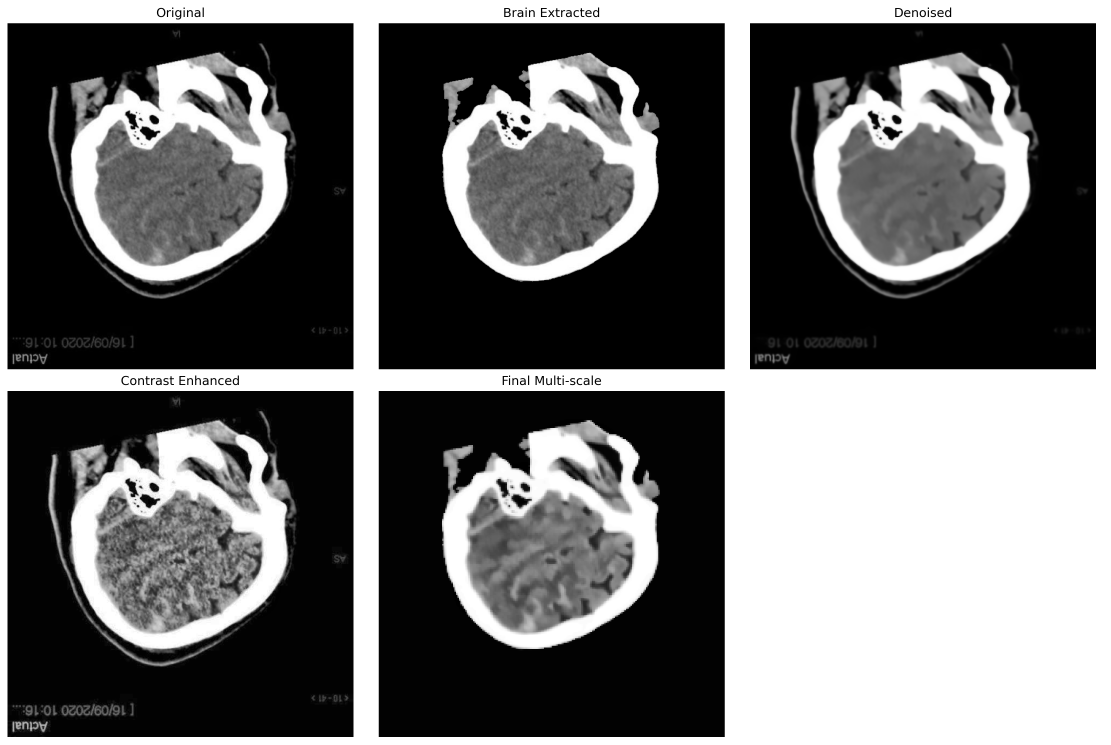
#> input picture preprocessing_steps_sample_1.png, 4441 x 2978 px (shown at 1/4 size)
$ python -i preprocesing_ct.py   (imports and definitions only)   (older library calls are emulated)
#> lines starting #> are read from the running program, lines starting #| are printed output that depends on the picture; after the words box and inside, x2 and y2 are one past the last pixel; in counts of white or black regions, pixels touching at a corner belong together
import os
import cv2
import random
import numpy as np
import matplotlib.pyplot as plt
from pathlib import Path
from tqdm import tqdm

class MedicalImagePreprocessor:
    """
    Comprehensive medical image preprocessing pipeline based on research papers
    """

    def __init__(self, target_size=(224, 224)):
        self.target_size = target_size
        self.quality_metrics = {}

    def load_image(self, image_path):
        """Load image with error handling"""
        if isinstance(image_path, str):
            image_path = Path(image_path)

        try:
            # Try multiple color modes
            image = cv2.imread(str(image_path), cv2.IMREAD_GRAYSCALE)
            if image is None:
                image = cv2.imread(str(image_path), cv2.IMREAD_COLOR)
                if image is not None:
                    image = cv2.cvtColor(image, cv2.COLOR_BGR2GRAY)

            if image is None:
                print(f"Warning: Could not load image {image_path}")
                return None

            return image
        except Exception as e:
            print(f"Error loading image {image_path}: {e}")
            return None

    def calculate_psnr(self, original, processed):
        """Calculate PSNR without skimage"""
        if original.shape != processed.shape:
            processed = cv2.resize(processed, (original.shape[1], original.shape[0]))

        mse = np.mean((original.astype(float) - processed.astype(float)) ** 2)
        if mse == 0:
            return float('inf')
        return 20 * np.log10(255.0 / np.sqrt(mse))

    def calculate_ssim(self, original, processed):
        """Simplified SSIM calculation without skimage"""
        if original.shape != processed.shape:
            processed = cv2.resize(processed, (original.shape[1], original.shape[0]))

        # Convert to float
        original = original.astype(float)
        processed = processed.astype(float)

        # Constants for stability
        C1 = (0.01 * 255) ** 2
        C2 = (0.03 * 255) ** 2

        # Calculate means
        mu_x = np.mean(original)
        mu_y = np.mean(processed)

        # Calculate variances and covariance
        sigma_x = np.var(original)
        sigma_y = np.var(processed)
        sigma_xy = np.cov(original.flatten(), processed.flatten())[0, 1]

        # Calculate SSIM
        numerator = (2 * mu_x * mu_y + C1) * (2 * sigma_xy + C2)
        denominator = (mu_x ** 2 + mu_y ** 2 + C1) * (sigma_x + sigma_y + C2)

        return numerator / denominator

    def medical_denoise(self, image):
        """
        Medical-grade denoising based on research papers
        """
        if image.dtype != np.uint8:
            image = image.astype(np.uint8)

        # Method 1: Non-local means denoising (from denoising paper)
        denoised = cv2.fastNlMeansDenoising(
            image,
            h=12,  # Filter strength
            templateWindowSize=7,
            searchWindowSize=21
        )

        # Method 2: Median filtering for salt-and-pepper noise
        denoised = cv2.medianBlur(denoised, 3)

        # Method 3: Bilateral filtering for edge preservation
        denoised = cv2.bilateralFilter(denoised, 5, 75, 75)

        return denoised

    def advanced_contrast_enhancement(self, image):
        """
        Multi-stage contrast enhancement from hybrid learning paper
        """
        if image.dtype != np.uint8:
            image = image.astype(np.uint8)

        # CLAHE (Contrast Limited Adaptive Histogram Equalization)
        clahe = cv2.createCLAHE(clipLimit=3.0, tileGridSize=(8, 8))
        enhanced = clahe.apply(image)

        # Adaptive gamma correction
        mean_intensity = np.mean(enhanced)
        gamma = 1.0 - (mean_intensity - 127) / 255 * 0.4  # Adaptive gamma
        gamma = max(0.5, min(1.5, gamma))  # Clamp gamma values

        # Build lookup table for gamma correction
        inv_gamma = 1.0 / gamma
        table = np.array([((i / 255.0) ** inv_gamma) * 255
                         for i in np.arange(0, 256)]).astype("uint8")
        enhanced = cv2.LUT(enhanced, table)

        return enhanced

    def extract_brain_region(self, image):
        """
        Simple brain region extraction using thresholding and morphology
        """
        # Otsu's thresholding
        _, thresh = cv2.threshold(image, 0, 255, cv2.THRESH_BINARY + cv2.THRESH_OTSU)

        # Morphological operations to clean up
        kernel = cv2.getStructuringElement(cv2.MORPH_ELLIPSE, (5, 5))
        thresh = cv2.morphologyEx(thresh, cv2.MORPH_CLOSE, kernel)
        thresh = cv2.morphologyEx(thresh, cv2.MORPH_OPEN, kernel)

        # Find largest contour (assumed to be brain)
        contours, _ = cv2.findContours(thresh, cv2.RETR_EXTERNAL, cv2.CHAIN_APPROX_SIMPLE)
        if contours:
            largest_contour = max(contours, key=cv2.contourArea)
            mask = np.zeros_like(image)
            cv2.drawContours(mask, [largest_contour], -1, 255, -1)

            # Apply mask
            result = cv2.bitwise_and(image, image, mask=mask)
            return result
        else:
            return image

    def multi_scale_processing(self, image):
        """
        Multi-scale feature preservation inspired by CLM paper
        """
        # Original resolution processing
        original = cv2.resize(image, self.target_size)

        # Downsampled processing for global context
        downsampled = cv2.resize(image, (self.target_size[0]//2, self.target_size[1]//2))
        downsampled = cv2.resize(downsampled, self.target_size)

        # Edge-enhanced processing
        edges = cv2.Canny(image, 30, 100)
        edges = cv2.resize(edges, self.target_size)

        # Texture-enhanced processing using gradient
        sobelx = cv2.Sobel(image, cv2.CV_64F, 1, 0, ksize=3)
        sobely = cv2.Sobel(image, cv2.CV_64F, 0, 1, ksize=3)
        texture = np.sqrt(sobelx**2 + sobely**2)
        texture = cv2.normalize(texture, None, 0, 255, cv2.NORM_MINMAX).astype(np.uint8)
        texture = cv2.resize(texture, self.target_size)

        # Stack all channels
        multi_scale = np.stack([original, downsampled, edges, texture], axis=-1)

        return multi_scale

    def calculate_quality_metrics(self, original, processed, image_name):
        """
        Calculate PSNR and SSIM metrics as done in research papers
        """
        if original.shape != processed.shape:
            processed_resized = cv2.resize(processed, (original.shape[1], original.shape[0]))
        else:
            processed_resized = processed

        # Ensure same data type
        if original.dtype != processed_resized.dtype:
            processed_resized = processed_resized.astype(original.dtype)

        # Calculate metrics using custom functions
        psnr = self.calculate_psnr(original, processed_resized)
        ssim = self.calculate_ssim(original, processed_resized)

        self.quality_metrics[image_name] = {
            'psnr': psnr,
            'ssim': ssim
        }

        return psnr, ssim

    def comprehensive_preprocessing(self, image_path, save_quality_metrics=True):
        """
        Complete preprocessing pipeline incorporating research findings
        """
        # Load image
        original_image = self.load_image(image_path)
#> in load_image, image is the input picture: shape (2978, 4441); min 0, max 255, mean 109.6
        if original_image is None:
            return None

        # Store original for quality metrics
        original_copy = original_image.copy()

        # Step 1: Brain region extraction (if applicable)
        brain_extracted = self.extract_brain_region(original_image)
#> in extract_brain_region, `_, thresh = cv2.threshold(image, 0, 255, cv2.THRESH_BINARY + cv2.THRES..`:
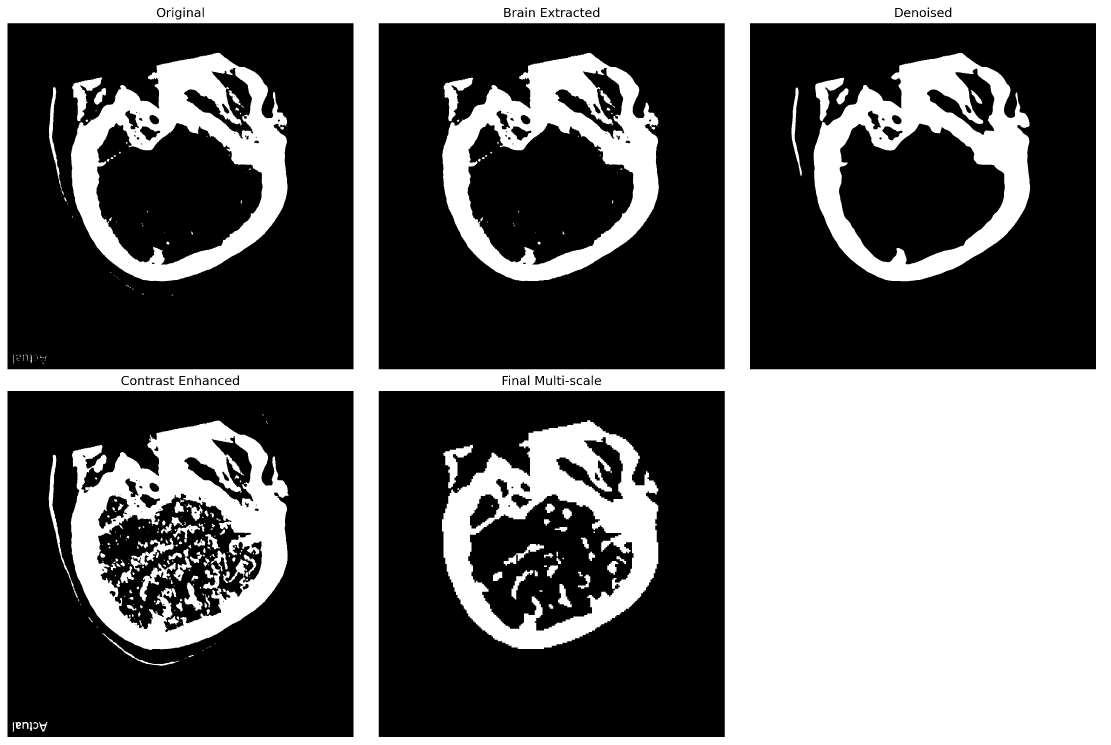
#> thresh: shape (2978, 4441) (shown at 1/4 size); 39.9% white; 347 white regions (121 under 20 px), largest, box (x1, y1, x2, y2) and area: (0, 0, 4441, 2978) 3626167, (283, 1682, 1155, 2600) 340991, (1768, 1681, 2633, 2596) 314527
#> in extract_brain_region, `thresh = cv2.morphologyEx(thresh, cv2.MORPH_CLOSE, kernel)`:
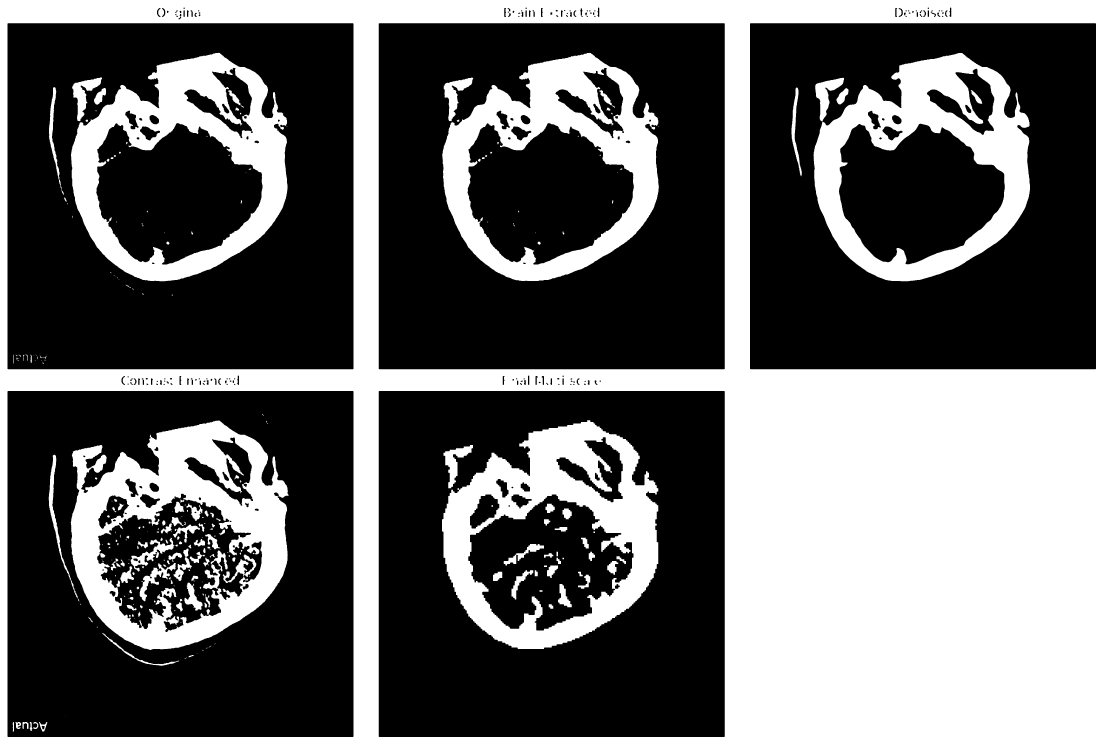
#> thresh: shape (2978, 4441) (shown at 1/4 size); 40% white; 277 white regions (106 under 20 px), largest, box (x1, y1, x2, y2) and area: (0, 0, 4441, 2978) 3637939, (283, 1682, 1155, 2600) 353048, (1768, 1681, 2633, 2596) 315657
#> in extract_brain_region, `thresh = cv2.morphologyEx(thresh, cv2.MORPH_OPEN, kernel)`: thresh: shape (2978, 4441); 39.9% white; 201 white regions (14 under 20 px), largest, box (x1, y1, x2, y2) and area: (0, 0, 4441, 2978) 3637828, (283, 1682, 1154, 2600) 338663, (1768, 1681, 2633, 2596) 314519
#> in extract_brain_region, `contours, _ = cv2.findContours(thresh, cv2.RETR_EXTERNAL, cv2.CHAIN_AP..`: contours = [[[0, 0], [0, 2977], [4440, 2977], [4440, 0]]]
#> in extract_brain_region, `largest_contour = max(contours, key=cv2.contourArea)`: largest_contour = [[0, 0], [0, 2977], [4440, 2977], [4440, 0]]
#> in extract_brain_region, `cv2.drawContours(mask, [largest_contour], -1, 255, -1)`: mask: shape (2978, 4441); every value is 255

        # Step 2: Medical-grade denoising
        denoised = self.medical_denoise(brain_extracted)

        # Step 3: Advanced contrast enhancement
        enhanced = self.advanced_contrast_enhancement(denoised)
#> in advanced_contrast_enhancement, `mean_intensity = np.mean(enhanced)`: mean_intensity = 111.7
#> in advanced_contrast_enhancement, `gamma = 1.0 - (mean_intensity - 127) / 255 * 0.4`: gamma = 1.02
#> in advanced_contrast_enhancement, `inv_gamma = 1.0 / gamma`: inv_gamma = 0.977
#> in advanced_contrast_enhancement, `table = np.array([((i / 255.0) ** inv_gamma) * 255 for i in np.arange(..`: table = 256 values from 0 to 255

        # Step 4: Multi-scale processing
        processed = self.multi_scale_processing(enhanced)
#> in multi_scale_processing, `downsampled = cv2.resize(downsampled, self.target_size)`:
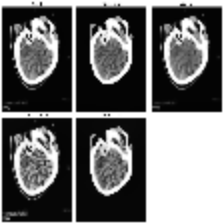
#> downsampled: shape (224, 224); min 3, max 255, mean 110.6
#> in multi_scale_processing, `edges = cv2.Canny(image, 30, 100)`: edges: shape (2978, 4441); 1.1% white in thin lines or dots
#> in multi_scale_processing, `sobelx = cv2.Sobel(image, cv2.CV_64F, 1, 0, ksize=3)`:
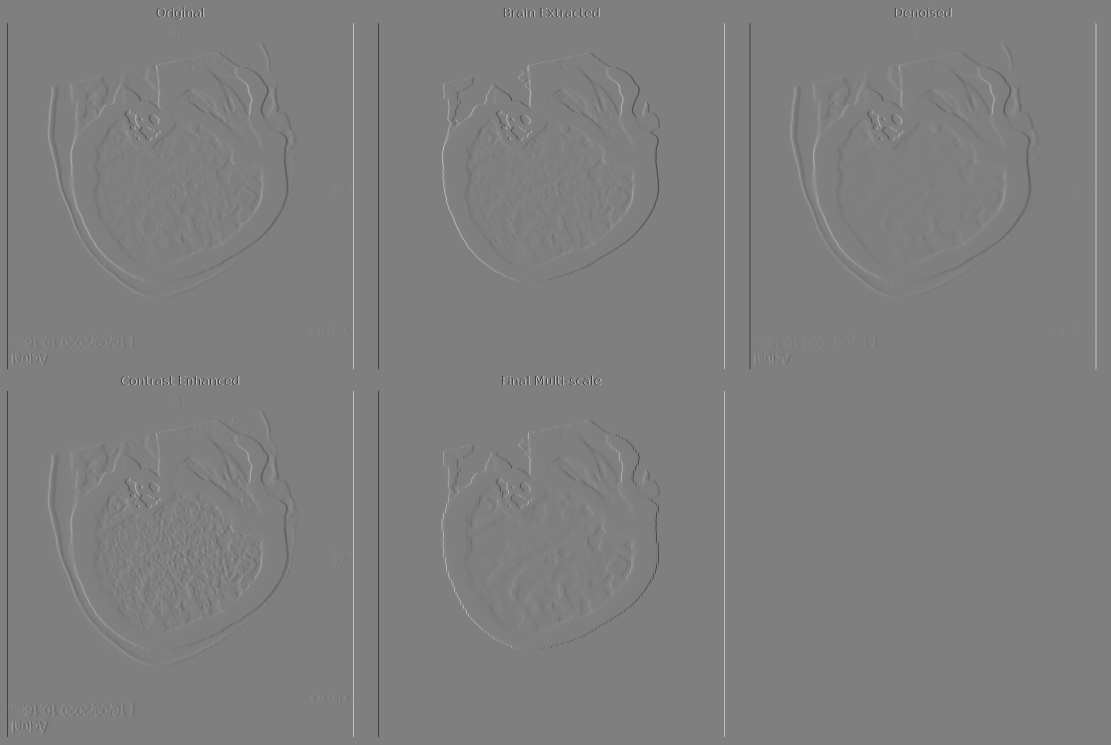
#> sobelx: shape (2978, 4441) float64 (shown at 1/4 size); min -996, max 992, mean 0; drawn with min black and max white
#> in multi_scale_processing, `texture = cv2.resize(texture, self.target_size)`:
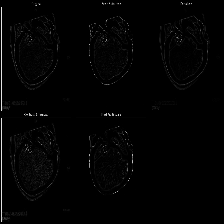
#> texture: shape (224, 224); min 0, max 228, mean 3.1
#> in multi_scale_processing, `multi_scale = np.stack([original, downsampled, edges, texture], axis=-1)`:
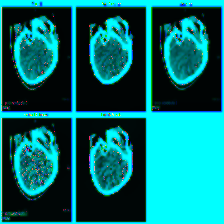
#> multi_scale: shape (224, 224, 4); mean of channels 0, 1, 2, 3 112.4, 110.6, 3.2, 3.1; drawn as B, G, R

        # Step 5: Normalization
        processed = processed.astype(np.float32) / 255.0

        # Calculate quality metrics
        if save_quality_metrics:
            image_name = Path(image_path).name
            psnr, ssim = self.calculate_quality_metrics(original_copy,
                                                       (processed[:,:,0] * 255).astype(np.uint8),
                                                       image_name)
#> in calculate_quality_metrics, `processed_resized = cv2.resize(processed, (original.shape[1], original..`:
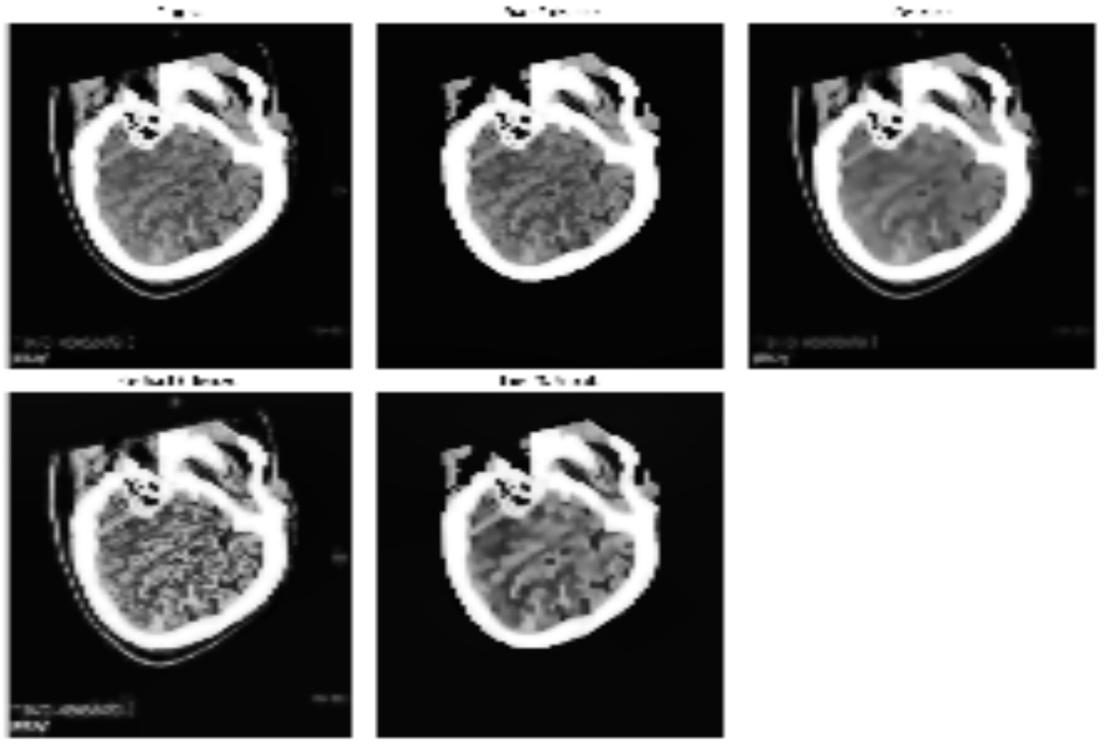
#> processed_resized: shape (2978, 4441) (shown at 1/4 size); min 1, max 255, mean 112.4
#> in calculate_psnr, `mse = np.mean((original.astype(float) - processed.astype(float)) ** 2)`: mse = 625.9
#> in calculate_quality_metrics, `psnr = self.calculate_psnr(original, processed_resized)`: psnr = 20.17
#> in calculate_ssim, `mu_x = np.mean(original)`: mu_x = 109.6
#> in calculate_ssim, `mu_y = np.mean(processed)`: mu_y = 112.4
#> in calculate_ssim, `sigma_x = np.var(original)`: sigma_x = 13453.9
#> in calculate_ssim, `sigma_y = np.var(processed)`: sigma_y = 12239.3
#> in calculate_ssim, `sigma_xy = np.cov(original.flatten(), processed.flatten())[0, 1]`: sigma_xy = 12537.5
#> in calculate_ssim, `numerator = (2 * mu_x * mu_y + C1) * (2 * sigma_xy + C2)`: numerator = 619483127.7
#> in calculate_ssim, `denominator = (mu_x ** 2 + mu_y ** 2 + C1) * (sigma_x + sigma_y + C2)`: denominator = 634918813.7
#> in calculate_quality_metrics, `ssim = self.calculate_ssim(original, processed_resized)`: ssim = 0.976
#> psnr = 20.17; ssim = 0.976

        return processed

    # [206 lines left out: functions research_augmentation, visualize_preprocessing_steps, print_quality_report, detect_label, main, not called in this run]

# [2 lines not run here, left out]

>>> result = MedicalImagePreprocessor().comprehensive_preprocessing('preprocessing_steps_sample_1.png')
